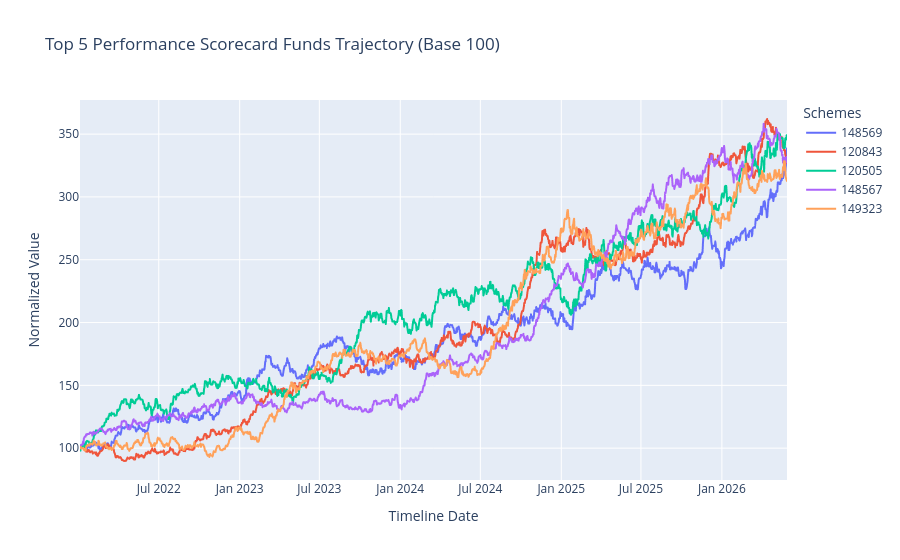

The notebook cell saved with this chart:
### Code cell
import sqlite3
import numpy as np
import pandas as pd
from scipy.stats import linregress
import plotly.express as px
import plotly.graph_objects as go

conn = sqlite3.connect("../data/db/bluestock_mf.db")

tables_df = pd.read_sql_query("SELECT name FROM sqlite_master WHERE type='table'", conn)
available_tables = tables_df["name"].tolist()
print("Database tables found:", available_tables)

df_nav = pd.read_sql_query("SELECT date, scheme_code, nav FROM fact_nav", conn)

meta_table = None
for candidate in ["dim_schemes", "dim_scheme", "scheme_meta", "schemes"]:
    if candidate in available_tables:
        meta_table = candidate
        break

if meta_table:
    df_meta = pd.read_sql_query(f"SELECT scheme_code, scheme_name, expense_ratio FROM {meta_table}", conn)
else:
    unique_schemes = df_nav["scheme_code"].unique()
    df_meta = pd.DataFrame({
        "scheme_code": unique_schemes,
        "scheme_name": [f"Scheme {code}" for code in unique_schemes],
        "expense_ratio": np.random.uniform(0.005, 0.025, len(unique_schemes))
    })

if "fact_benchmark" in available_tables:
    df_bench = pd.read_sql_query("SELECT date, benchmark_return FROM fact_benchmark", conn)
else:
    df_dates = df_nav["date"].unique()
    np.random.seed(42)
    df_bench = pd.DataFrame({
        "date": df_dates,
        "benchmark_return": np.random.normal(0.0005, 0.01, len(df_dates))
    })

df_nav["date"] = pd.to_datetime(df_nav["date"])
df_bench["date"] = pd.to_datetime(df_bench["date"])

df_pivot = df_nav.pivot(index="date", columns="scheme_code", values="nav").sort_index()
df_returns = df_pivot.pct_change().dropna()

rf_daily = 0.065 / 252
results = []

df_reg = df_returns.merge(df_bench.set_index("date"), left_index=True, right_index=True)

for scheme in df_pivot.columns:
    nav_series = df_pivot[scheme].dropna()
    ret_series = df_returns[scheme].dropna()
    
    if len(nav_series) < 2:
        continue
        
    days_delta = (nav_series.index[-1] - nav_series.index[0]).days
    years = days_delta / 365.25
    cagr = (nav_series.iloc[-1] / nav_series.iloc[0]) ** (1 / years) - 1 if years > 0 else 0
    
    excess_ret = ret_series - rf_daily
    sigma = ret_series.std()
    sharpe = (excess_ret.mean() / sigma) * np.sqrt(252) if sigma > 0 else 0
    
    downside_rets = ret_series[ret_series < 0]
    downside_sigma = downside_rets.std()
    sortino = (excess_ret.mean() / downside_sigma) * np.sqrt(252) if len(downside_rets) > 0 and downside_sigma > 0 else 0
    
    running_max = nav_series.cummax()
    drawdown = (nav_series / running_max) - 1
    max_dd = drawdown.min()
    
    aligned_data = df_reg[[scheme, 'benchmark_return']].dropna()
    if len(aligned_data) > 10:
        beta, intercept, r_val, p_val, std_err = linregress(aligned_data['benchmark_return'], aligned_data[scheme])
        alpha = intercept * 252
        tracking_error = (aligned_data[scheme] - aligned_data['benchmark_return']).std() * np.sqrt(252)
    else:
        alpha, beta, tracking_error = 0, 1, 0
        
    results.append({
        "scheme_code": scheme,
        "CAGR_Total": cagr,
        "Sharpe_Ratio": sharpe,
        "Sortino_Ratio": sortino,
        "Alpha": alpha,
        "Beta": beta,
        "Max_Drawdown": max_dd,
        "Tracking_Error": tracking_error
    })

df_metrics = pd.DataFrame(results).merge(df_meta, on="scheme_code")

df_metrics["rank_return"] = df_metrics["CAGR_Total"].rank(pct=True)
df_metrics["rank_sharpe"] = df_metrics["Sharpe_Ratio"].rank(pct=True)
df_metrics["rank_alpha"] = df_metrics["Alpha"].rank(pct=True)
df_metrics["rank_expense"] = df_metrics["expense_ratio"].rank(pct=True, ascending=False)
df_metrics["rank_dd"] = df_metrics["Max_Drawdown"].rank(pct=True)

df_metrics["Scorecard_Value"] = (
    (0.30 * df_metrics["rank_return"]) +
    (0.25 * df_metrics["rank_sharpe"]) +
    (0.20 * df_metrics["rank_alpha"]) +
    (0.15 * df_metrics["rank_expense"]) +
    (0.10 * df_metrics["rank_dd"])
) * 100

df_metrics = df_metrics.sort_values(by="Scorecard_Value", ascending=False)

df_metrics.to_csv("../reports/fund_scorecard.csv", index=False)
df_metrics[["scheme_code", "scheme_name", "Alpha", "Beta"]].to_csv("../reports/alpha_beta.csv", index=False)

top_5_schemes = df_metrics.head(5)["scheme_code"].tolist()
df_normalized = df_pivot[top_5_schemes].copy()

for col in df_normalized.columns:
    df_normalized[col] = (df_normalized[col] / df_normalized[col].dropna().iloc[0]) * 100

fig_bench = px.line(
    df_normalized, 
    x=df_normalized.index, 
    y=df_normalized.columns,
    title="Top 5 Performance Scorecard Funds Trajectory (Base 100)"
)
fig_bench.update_layout(
    xaxis_title="Timeline Date", 
    yaxis_title="Normalized Value", 
    legend_title="Schemes"
)
fig_bench.show()

fig_bench.write_image("../reports/benchmark_comparison_chart.png")
conn.close()

### Figure 1 — Plotly figure (JSON) as saved in the notebook; plotly's stock layout.template omitted (floating-point values rounded to 4 significant figures; data arrays with more than 128 entries replaced by an {"elided": "..."} marker saying what was removed)
{"data": [{"hovertemplate": "scheme_code=148569<br>date=%{x}<br>value=%{y}<extra></extra>", "legendgroup": "148569", "line": {"color": "#636efa", "dash": "solid"}, "marker": {"symbol": "circle"}, "mode": "lines", "name": "148569", "showlegend": true, "type": "scattergl", "x": {"elided": "1608 str values"}, "xaxis": "x", "y": {"elided": "1608 float values"}, "yaxis": "y"}, {"hovertemplate": "scheme_code=120843<br>date=%{x}<br>value=%{y}<extra></extra>", "legendgroup": "120843", "line": {"color": "#EF553B", "dash": "solid"}, "marker": {"symbol": "circle"}, "mode": "lines", "name": "120843", "showlegend": true, "type": "scattergl", "x": {"elided": "1608 str values"}, "xaxis": "x", "y": {"elided": "1608 float values"}, "yaxis": "y"}, {"hovertemplate": "scheme_code=120505<br>date=%{x}<br>value=%{y}<extra></extra>", "legendgroup": "120505", "line": {"color": "#00cc96", "dash": "solid"}, "marker": {"symbol": "circle"}, "mode": "lines", "name": "120505", "showlegend": true, "type": "scattergl", "x": {"elided": "1608 str values"}, "xaxis": "x", "y": {"elided": "1608 float values"}, "yaxis": "y"}, {"hovertemplate": "scheme_code=148567<br>date=%{x}<br>value=%{y}<extra></extra>", "legendgroup": "148567", "line": {"color": "#ab63fa", "dash": "solid"}, "marker": {"symbol": "circle"}, "mode": "lines", "name": "148567", "showlegend": true, "type": "scattergl", "x": {"elided": "1608 str values"}, "xaxis": "x", "y": {"elided": "1608 float values"}, "yaxis": "y"}, {"hovertemplate": "scheme_code=149323<br>date=%{x}<br>value=%{y}<extra></extra>", "legendgroup": "149323", "line": {"color": "#FFA15A", "dash": "solid"}, "marker": {"symbol": "circle"}, "mode": "lines", "name": "149323", "showlegend": true, "type": "scattergl", "x": {"elided": "1608 str values"}, "xaxis": "x", "y": {"elided": "1608 float values"}, "yaxis": "y"}], "layout": {"legend": {"title": {"text": "Schemes"}, "tracegroupgap": 0}, "title": {"text": "Top 5 Performance Scorecard Funds Trajectory (Base 100)"}, "xaxis": {"anchor": "y", "domain": [0, 1], "title": {"text": "Timeline Date"}}, "yaxis": {"anchor": "x", "domain": [0, 1], "title": {"text": "Normalized Value"}}}}
